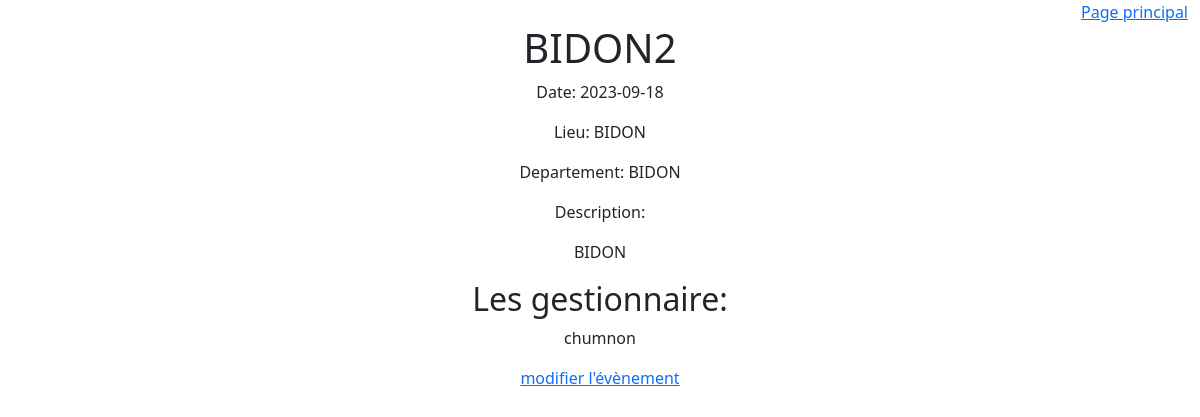
Page /unEvent.php?id=2 (signed in) on the earlier database version.
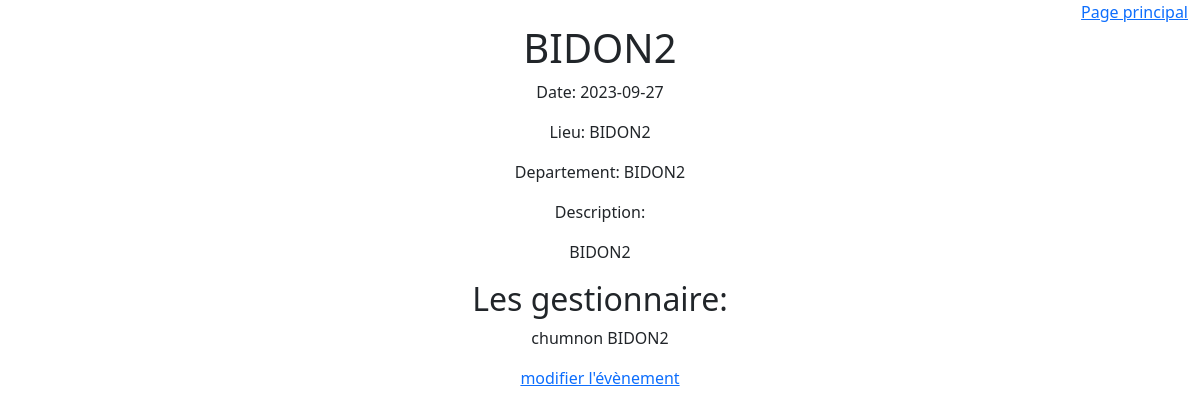
Same page on the later database version.
### tables this page shows
CREATE TABLE `evenement` (
  `nom` varchar(64) NOT NULL,
  `date` date NOT NULL,
  `lieu` varchar(128) NOT NULL,
  `departement` varchar(64) NOT NULL,
  `description` varchar(255) NOT NULL,
  `avisParticipant` varchar(4) NOT NULL,
  `avisOrganisateur` varchar(4) NOT NULL,
  `id` int(11) NOT NULL
);

CREATE TABLE `utilisateur` (
  `user` varchar(100) NOT NULL,
  `mdp` varchar(1024) NOT NULL,
  `id` int(11) NOT NULL
);

### unEvent.php (the view, shortened to what this page needs)
<!DOCTYPE html>
<html lang="en">
<head>
    <link href="https://cdn.jsdelivr.net/npm/bootstrap@5.0.2/dist/css/bootstrap.min.css" rel="stylesheet">
    <link href="style/style.css" rel="stylesheet">
</head>
<body>
    <?php
        if($_SESSION["connexion"] != true){
            ?>
            <h1>Vous n'êtes pas connecté</h1>
            <a href="connection.php">Page de connection</a>
            <?php
        } else {
            $servername = "localhost";
            $username = "root";
            $password = "root";
            $db = "appvote";
            $conn = new mysqli($servername, $username,$password,$db);
            if (isset($_GET['id'])){
                $id = $_GET['id'];
            } else if (isset ($_POST['id'])){
                $id = $_POST['id'];
            } else {
                    $idErreur = "Erreur chargement de la page";
                    $erreur = true;
            }
            $conn->query('SET NAMES utf8');
            $monEvent = "SELECT nom, date, lieu, departement, description, id FROM evenement WHERE id LIKE '" . $id . "'";
            $listeUser = "SELECT user , id FROM utilisateur WHERE id IN (SELECT user FROM gestion WHERE evenement IN (SELECT id FROM evenement WHERE id LIKE '" . $id . "'))";
            $result = $conn->query($listeUser);
            $lEvent = $conn->query($monEvent)->fetch_assoc();
            ?>
            <div class="container-fluid menu">
                <div class="row retour">
                    <div class="col-3 offset-md-9">
                        <a href="index.php">Page principal</a>
                    </div>
                </div>
                <div class="row lEvent">
                    <h1><?php echo $lEvent['nom']?></h1>
                </div>
                <div class="row">
                    <p>Date: <?php echo $lEvent['date']?></p>
                </div>
                <div class="row">
                    <p>Lieu: <?php echo $lEvent['lieu']?></p>
                </div>
                <div class="row">
                    <p>Departement: <?php echo $lEvent['departement']?></p>
                </div>
                <div class="row">
                    <p>Description: </p> </br>
                    <p><?php echo $lEvent['description']?></p>
                </div>
                <div class="row gerant">
                    <div class= "offset-md-2 col-md-8" >
                        <h2>Les gestionnaire:</h2>
                        <p>
                        <?php
                        if ($result-> num_rows > 0){
                            while($row = $result->fetch_assoc()){
                                echo $row["user"]  ?> <?php
                            }
                        } else {
                            ?>
                            <h3>Aucun gestionnaire</h3>
                            <?php
                        }
                        ?>
                        </p>
                    </div>
                </div>
                <div class="row">
                    <a href="modEvent.php?id=<?php echo $lEvent["id"]?>">modifier l'évènement</a>
                </div>
            </div>
        <?php
        }
    ?>
</body>
</html>

### style/style.css (style rules this page uses)
.menu { text-align: center; }
.retour { text-align: right; }

Differences in the rows shown:
changed evenement "BIDON2": date "2023-09-18" → "2023-09-27"; lieu "BIDON" → "BIDON2"; departement "BIDON" → "BIDON2"; description "BIDON" → "BIDON2"
now on this page (row unchanged): utilisateur: user "BIDON2"
